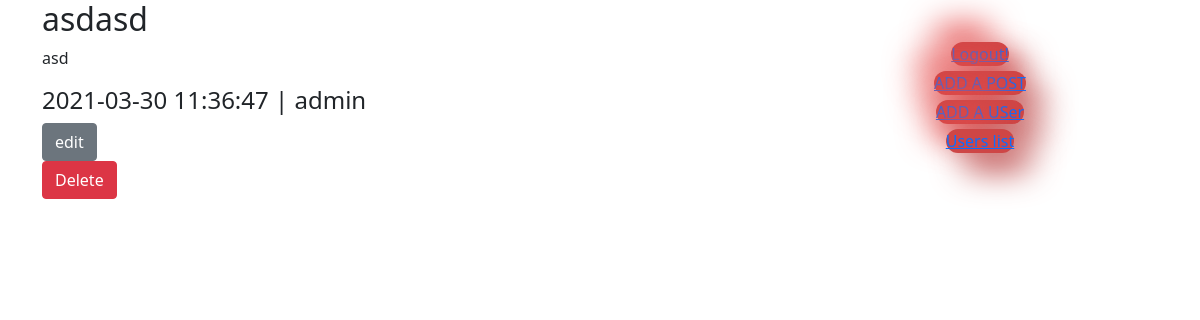
/admin_feed.php (signed in), run on an earlier commit of the app's database.
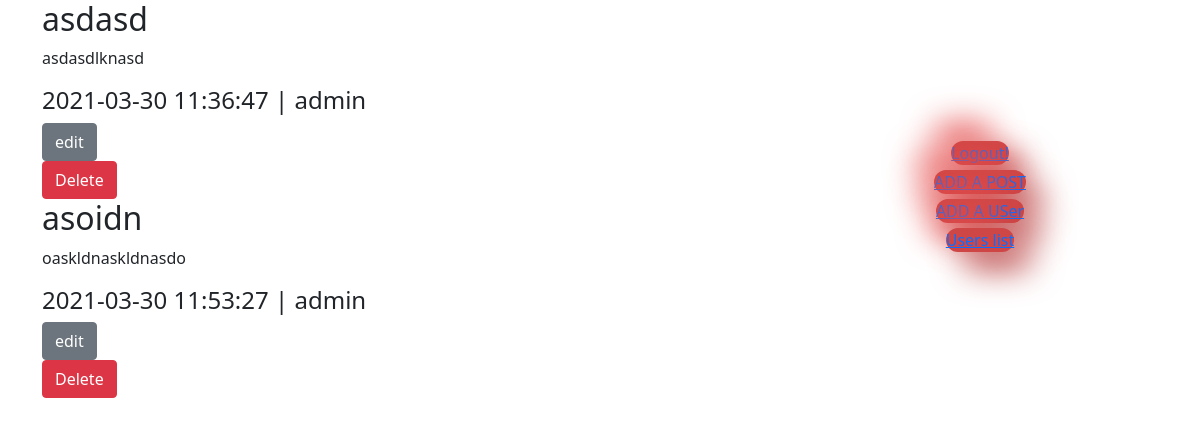
And on a later commit of the database.
### tables this page shows
CREATE TABLE `posts` (
  `post_id` int(11) NOT NULL,
  `post_creator` int(1) NOT NULL,
  `post_title` varchar(100) NOT NULL,
  `post_content` varchar(400) NOT NULL,
  `date` datetime NOT NULL
);

CREATE TABLE `users` (
  `user_id` int(11) NOT NULL,
  `username` varchar(20) NOT NULL,
  `password` varchar(20) NOT NULL,
  `permission_level` int(11) NOT NULL
);

### functions/post_functions.php (called while the page is built, shortened)
<?php
function select_all_posts($db){
    $sql = "SELECT posts.post_id, posts.post_title, posts.post_content, posts.date, users.username
    FROM posts INNER JOIN users ON users.user_id = posts.post_creator";
    $stmt = $db-> prepare($sql);
    $stmt->execute();
    return $stmt;
}

### admin_feed.php (the view, shortened to what this page needs)
<?php
require_once "config/db.php";
require_once "functions/post_functions.php";
?>
<!DOCTYPE html>
<html lang="en">
<head>
    <link rel="stylesheet" href="css/style.css">
    <link rel="stylesheet" href="css/grid.css">
    <link rel="stylesheet" href="css/bootstrap.min.css">
</head>
<body>
    <div class="container">
        <div class="row">
            <div class="posts col-9">
                <?php
                $stmt = select_all_posts($db);
                if ($stmt->rowCount() > 0) {
                    while ($row = $stmt->fetch(PDO::FETCH_ASSOC)) {
                        $post_id = $row["post_id"];
                        echo '<div class="post"> <h2>' . $row["post_title"] . '</h2>' .
                            '<p>' . $row["post_content"] .  '</p>' .
                            '<h4>' . $row["date"] . ' | ' . $row["username"] . '</h4>' .
                            '<form action="edit.php" method="post">' .
                            '<input type="hidden" name="post_id" value="' . $post_id . '">' .
                            '<input type="submit" value="edit" name="id" class="btn btn-secondary">' .
                            ' </form>';
                        echo '<form action="delete.php" method="post">
                <input type="hidden" name="post_id" value="' . $post_id . '">
                <input type="submit" name="id" value="Delete" class="btn btn-danger">
            </form> </div>';
                    }
                }
                ?>
            </div>
            <div class="option-admin-feed col-2">
                <div class="option-card">
                    <a href="logout.php">Logout!</a>
                </div>
                <div class="option-card">
                    <a href="add.php">ADD A POST</a>
                </div>
                <div class="option-card">
                    <a href="add_user.php">ADD A USer</a>
                </div>
                <div class="option-card">
                    <a href="users_list.php">Users list</a>
                </div>
            </div>
        </div>
    </div>
</body>
</html>

### css/style.css (style rules this page uses)
body { background-color: #ce4646; }
.option-card { display: flex; flex-direction: column; justify-content: center; align-items: center; border-radius: 51px; background: #ce4646; box-shadow: 17px 17px 33px #b73e3e, -17px -17px 33px #e54e4e; margin-bottom: 5px; }
.option-admin-feed { display: flex; flex-direction: column; justify-content: center; align-items: center; }

What changed in the data, as far as the page shows it:
changed posts: post_content "asd" → "asdasdlknasd"
added posts: post_title "asoidn", post_content "oaskldnaskldnasdo", date "2021-03-30 11:53:27", post_creator.username "admin"
